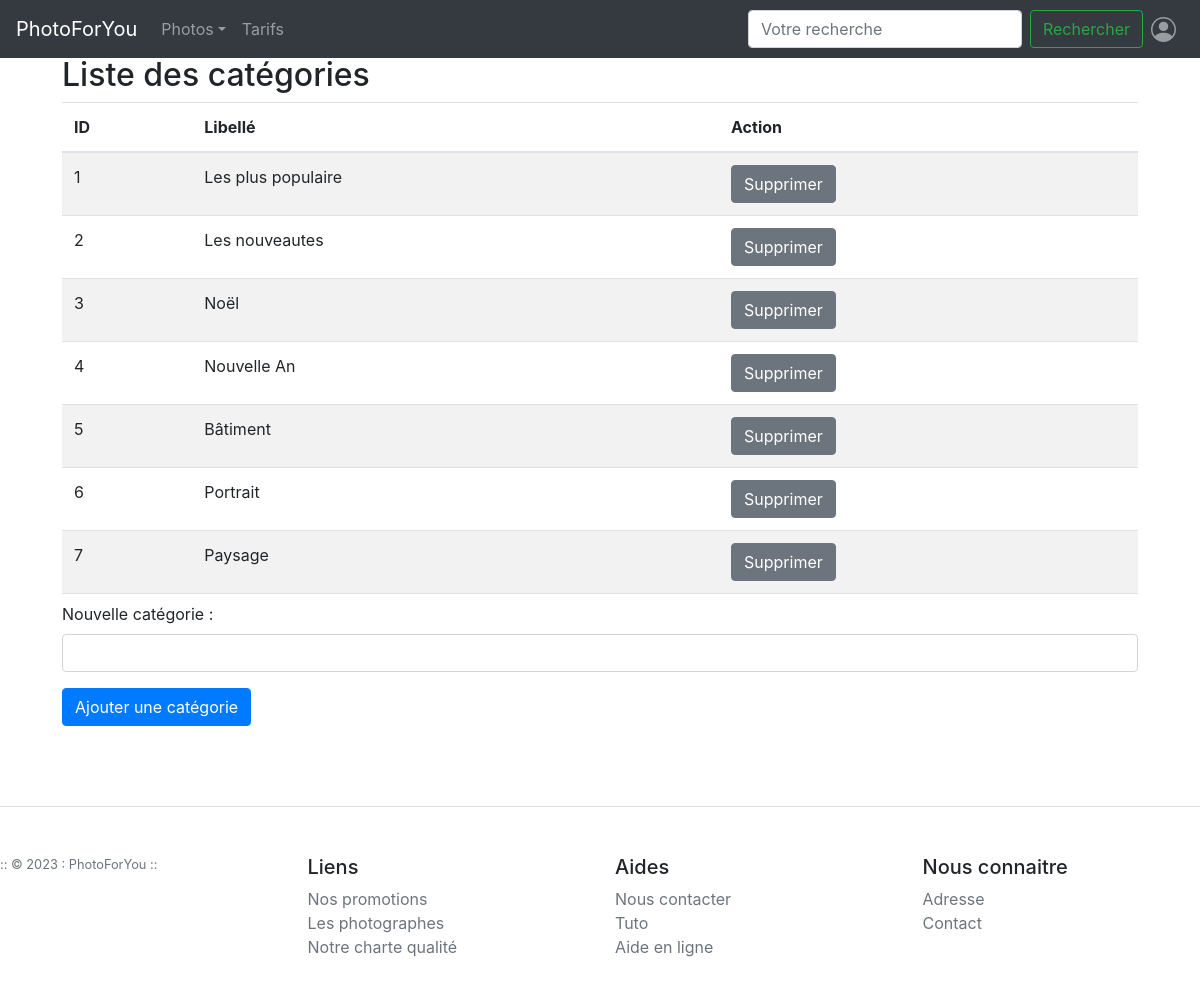
The page /pages/admin.php (signed in) on the database its author committed.
### tables this page shows
CREATE TABLE `categorie` (
  `idCategorie` int(11) NOT NULL,
  `libelle` varchar(45) NOT NULL,
  PRIMARY KEY (`idCategorie`)
);

### classes/CategorieManager.class.php (called while the page is built, shortened)
<?php
class CategorieManager
{
    private $_db;
    public function afficherCatégorie()
    {
        $q = $this->_db->prepare('SELECT idCategorie, libelle FROM categorie');
        $q->execute();
        $categorieInfo = $q->fetchAll(PDO::FETCH_ASSOC);
        return $categorieInfo;
    }
    public function setDB(PDO $db)
    {
        $this->_db = $db;
    }
}
?>

### pages/admin.php (the view, shortened to what this page needs)
<?php include ("../include/entete.inc.php"); ?>
<?php
if (isset($_SESSION['login']) && $_SESSION['login'] == true && $_SESSION['TypeUtilisateur'] == "admin") {
    ?>
    <div class="container mt-4 custom-margin-top-6">
        <div class="row">
            <div class="col-md-12">
                <h2>Liste des catégories</h2>
                <div class="table-responsive scrollable-table">
                    <table class="table table-striped">
                        <thead>
                            <tr>
                                <th>ID</th>
                                <th>Libellé</th>
                                <th>Action</th>
                            </tr>
                        </thead>
                        <tbody>
                                <?php
                                    $categories = $categorieManager->afficherCatégorie();
                                    foreach ($categories as $categorie) {
                                ?>
                                <tr>
                                    <td><?php echo $categorie['idCategorie']; ?></td>
                                    <td><?php echo $categorie['libelle']; ?></td>
                                    <td>
                                        <form action="../script/supprimer_Categorie.php" method="post" onsubmit="return confirm('Êtes-vous sûr de vouloir supprimer cette catégorie ?')">
                                            <button type="submit" class="btn btn-secondary">Supprimer</button>
                                        </form>
                                    </td>
                                </tr>
                            <?php
                                }
                            ?>
                        </tbody>
                    </table>
                </div>
                <form action="../script/ajouter_Categorie.php" method="post">
                    <div class="form-group">
                        <label for="nouvelleCategorie">Nouvelle catégorie :</label>
                        <input type="text" class="form-control" id="nouvelleCategorie" name="nouvelleCategorie">
                    </div>
                    <button type="submit" class="btn btn-primary">Ajouter une catégorie</button>
                </form>
            </div>
        </div>
    </div>
    <?php
} else {
    header('Location: accueil.php');
}
?>
<?php include ("../include/piedDePage.inc.php"); ?>

### rows shown on the page
categorie: idCategorie "1", libelle "Les plus populaire"
categorie: idCategorie "2", libelle "Les nouveautes"
categorie: idCategorie "3", libelle "Noël"
categorie: idCategorie "4", libelle "Nouvelle An"
categorie: idCategorie "5", libelle "Bâtiment"
categorie: idCategorie "6", libelle "Portrait"
categorie: idCategorie "7", libelle "Paysage"
